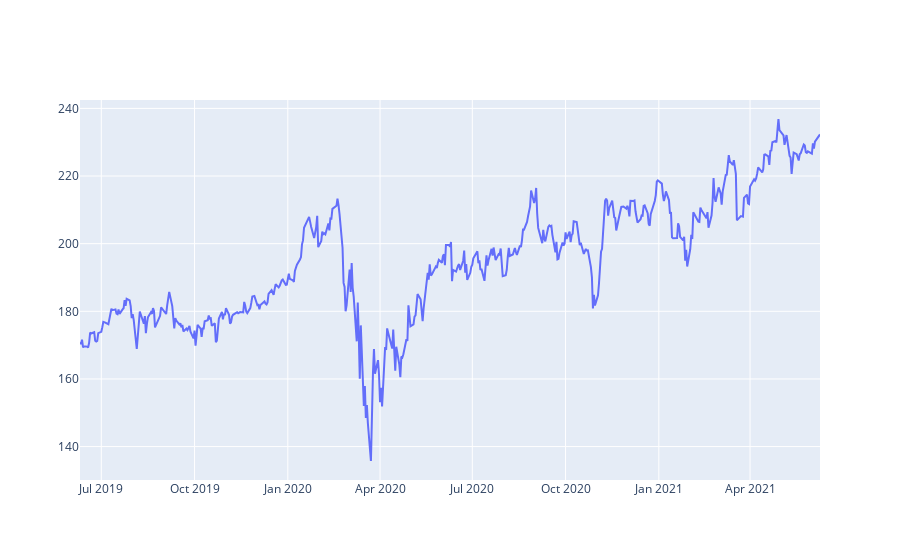

The notebook cell this image was saved under:
### Code cell
trace0 = go.Scatter(x=v.index, y=v.Close)
data = [trace0]
py.iplot(data)

### Figure 1 — Plotly figure (JSON) as saved in the notebook; plotly's stock layout.template omitted (floating-point values rounded to 4 significant figures; data arrays with more than 128 entries replaced by an {"elided": "..."} marker saying what was removed)
{"data": [{"type": "scatter", "x": {"elided": "505 str values"}, "y": {"elided": "505 float values"}}], "layout": {"autosize": true, "xaxis": {"autorange": true, "range": ["2019-06-10", "2021-06-09"], "type": "date"}, "yaxis": {"autorange": true, "range": [130.1, 242.5], "type": "linear"}}}
